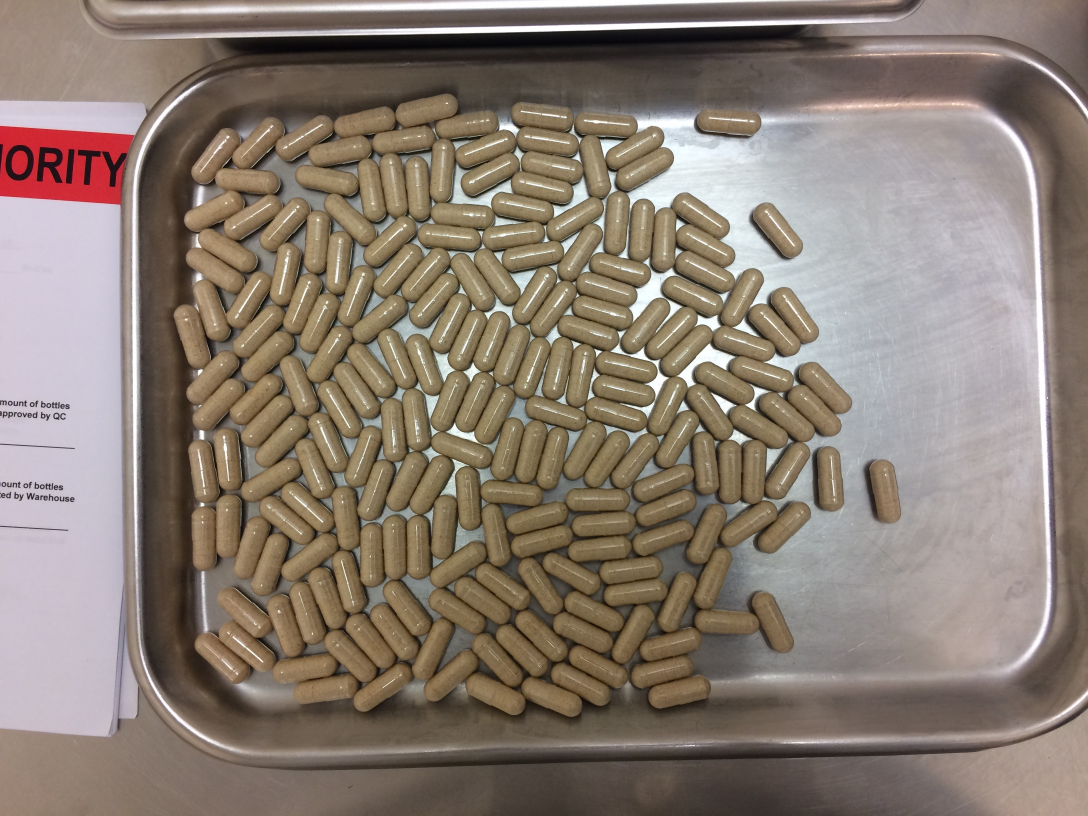
//> input picture tablet-counter/tablets3.jpg, 3264 x 2448 px (shown at 1/3 size)
$ ./tablet-counter   (built with g++ and OpenCV 4)
//> lines starting //> are read from the running program, lines starting //| are printed output that depends on the picture; after the words box and inside, x2 and y2 are one past the last pixel; in counts of white or black regions, pixels touching at a corner belong together
### tablet-counter/pch.h
#ifndef PCH_H
#define PCH_H

#include <iostream>

#include "opencv2/imgcodecs.hpp"
#include "opencv2/highgui.hpp"
#include "opencv2/imgproc.hpp"

#endif //PCH_H

### tablet-counter/tablet-counter.cpp
// tablet-counter.cpp : This file contains the 'main' function. Program execution begins and ends there.
//

#include "pch.h"
#include <iostream>

using namespace cv;
using namespace std;

//Global Variables------------------//
int shift_slider_max = 180;
int shift_slider = 0;
int shift_slider_old = shift_slider;

int hue_slider_max = 22;
int hue_slider_min = 13;

int satration_slider_max = 118;
int satration_slider_min = 68;

int value_slider_max = 182;
int value_slider_min = 119;

Mat src, tmp, hsv, mask;
RNG rng(12345);
//---------------------------------//

#define INPUT_FILE			"tablets3.jpg"
#define OUT_FOLDER_PATH		string("")

void on_trackbar(int, void*)
{
	if (shift_slider != shift_slider_old)
	{
		for (int i = 0; i < mask.rows; i++)
		{
			for (int j = 0; j < mask.cols; j++)
			{
				signed short h = hsv.at<Vec3b>(i, j)[0];
				signed short h_plus_shift = h;
				h_plus_shift += shift_slider - shift_slider_old;

				if (h_plus_shift < 0)
					h = 180 + h_plus_shift;
				else if (h_plus_shift > 180)
					h = h_plus_shift - 180;
				else
					h = h_plus_shift;

				hsv.at<Vec3b>(i, j)[0] = static_cast<unsigned char>(h);
			}
		}
		shift_slider_old = shift_slider;
	}

	Scalar COLOR_MIN = Scalar(hue_slider_min, satration_slider_min, value_slider_min);
	Scalar COLOR_MAX = Scalar(hue_slider_max, satration_slider_max, value_slider_max);

	inRange(hsv, COLOR_MIN, COLOR_MAX, mask);
	imshow("Ranged HSV", mask);
}

int main(int argc, char *argv[])
{
	src = imread(INPUT_FILE);
//> src is the input picture: 2448 rows x 3264 cols, CV_8UC3; mean B, G, R 114.1, 125, 138
	pyrDown(src, tmp);
	pyrDown(tmp, src);
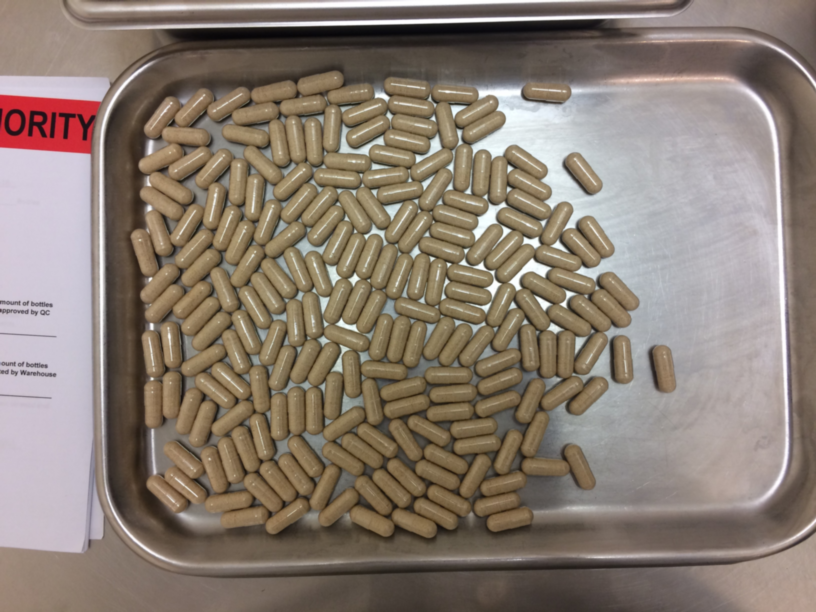
//> src: 612 rows x 816 cols, CV_8UC3; mean B, G, R 114.2, 125.1, 138

	cvtColor(src, hsv, COLOR_BGR2HSV);
//> hsv: 612 rows x 816 cols, CV_8UC3; mean H, S, V 43.4, 55.7, 139.2

	namedWindow("Ranged HSV");
	namedWindow("Original");
	namedWindow("Drawing");
	resizeWindow("Ranged HSV", src.size().width / 4, src.size().height / 4);
	resizeWindow("Original", src.size().width / 4, src.size().height / 4);
	resizeWindow("Drawing", src.size().width / 4, src.size().height / 4);

	createTrackbar("Hue shift", "Ranged HSV", &shift_slider, 180, on_trackbar);
	createTrackbar("Hue Min", "Ranged HSV", &hue_slider_min, 180, on_trackbar);
	createTrackbar("Hue Max", "Ranged HSV", &hue_slider_max, 180, on_trackbar);
	createTrackbar("Satration Min", "Ranged HSV", &satration_slider_min, 255, on_trackbar);
	createTrackbar("Satration Max", "Ranged HSV", &satration_slider_max, 255, on_trackbar);
	createTrackbar("Value Min", "Ranged HSV", &value_slider_min, 255, on_trackbar);
	createTrackbar("Value Max", "Ranged HSV", &value_slider_max, 255, on_trackbar);

	imshow("Original", src);

	on_trackbar(0, nullptr);
//> in on_trackbar, `inRange(hsv, COLOR_MIN, COLOR_MAX, mask);`:
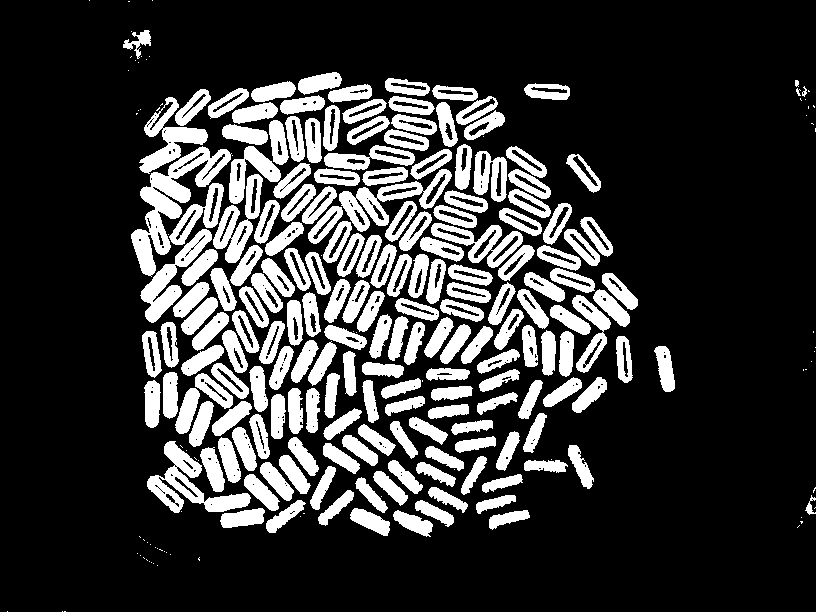
//> mask: 612 rows x 816 cols, CV_8UC1; 21.9% white; 259 white regions (75 under 20 px)

	vector<pair<double, double>> m;
	double medianLength;
	double medianArea;

	int time = 0;
	while (1)
	{
		waitKey();
		m.clear();

		printf("----------------------\n");
		printf("Hue (%d, %d)\n", hue_slider_min, hue_slider_max);
		printf("Satration (%d, %d)\n", satration_slider_min, satration_slider_max);
		printf("Value: (%d, %d)\n", value_slider_min, value_slider_max);

		vector<vector<Point>> contours;
		vector<Vec4i> hierarchy;
		findContours(mask, contours, hierarchy, RETR_EXTERNAL, CHAIN_APPROX_NONE); //RETR_TREE
//> contours = 259 contours, 78 with area under 20; largest, box (x1, y1, x2, y2) and area: (131, 146, 232, 277) 3774, (147, 441, 251, 513) 2440, (339, 169, 452, 232) 2320, (140, 229, 212, 323) 1832, (139, 97, 208, 174) 1775

		int count = 0;
		Mat drawing = Mat::zeros(src.size(), CV_8UC3);
		for (size_t i = 0; i < contours.size(); i++)
		{
			Scalar color = Scalar(rng.uniform(0, 255), rng.uniform(0, 255), rng.uniform(0, 255));
			double length = arcLength(contours[i], 0);
			double area = contourArea(contours[i], 0);
			if (area / length > 1.5)
			{
				drawContours(drawing, contours, (int)i, color, 2, 8, hierarchy, 0, Point());
				drawContours(src, contours, (int)i, color, 2, 8, hierarchy, 0, Point());
				m.push_back(make_pair(length, area));
				count++;
			}
		}
//> this loop made 259 passes
//> (length, area) on passes 29, 30, 31, 32, 34, 35, 37, 38, 39, 41, 42, 43: (106, 375.5), (115.8, 499.5), (111, 558.5), (114.1, 585), (110.2, 409.5), (118.9, 459), (62.36, 58.5), (104.6, 326), (112.6, 404.5), (118.3, 356.5), (105.1, 383.5), (107.1, 334)
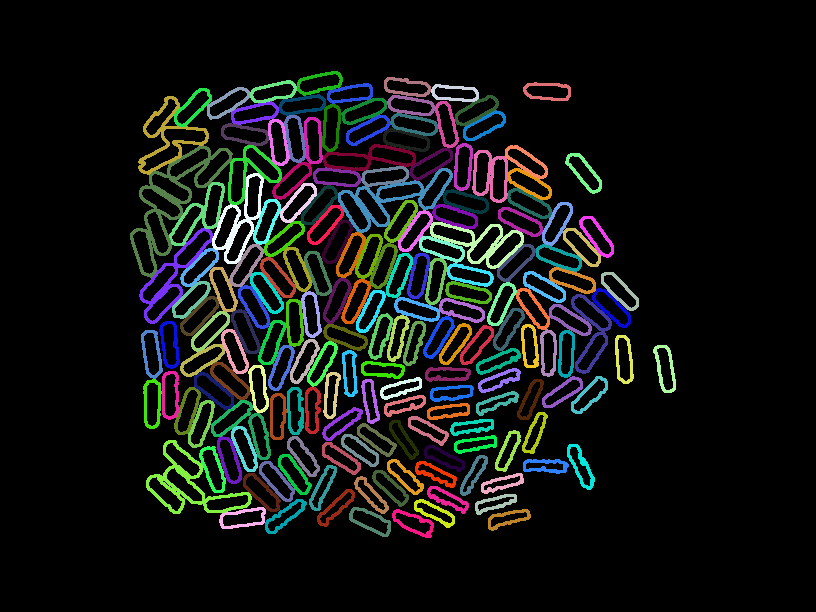
//> drawing: 612 rows x 816 cols, CV_8UC3; mean B, G, R 18.8, 20.2, 17.8
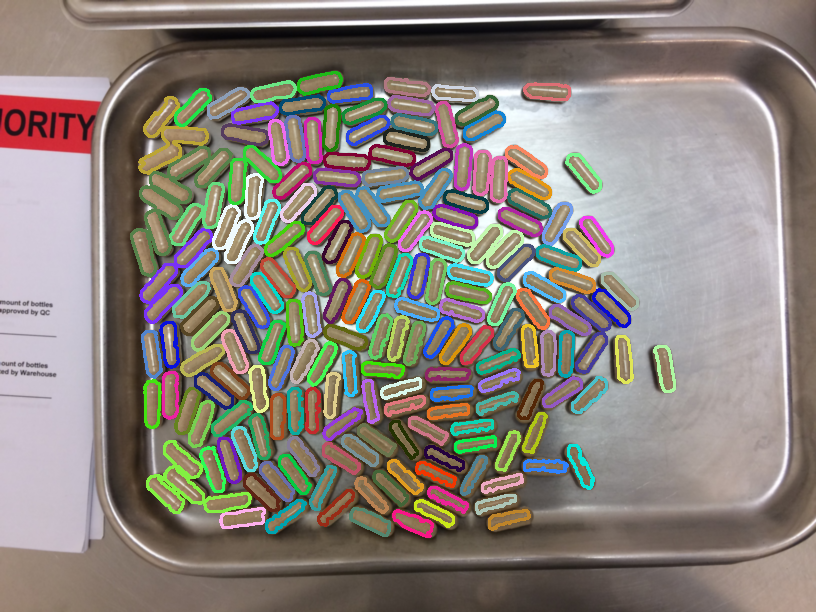
//> src: 612 rows x 816 cols, CV_8UC3; 14.65% of pixels changed, all inside (x1, y1, x2, y2) = (130, 71, 676, 538)
//> after the loop, m = 179 pairs, first 12: [106, 375.5], [115.8, 499.5], [111, 558.5], [114.1, 585], [110.2, 409.5], [118.9, 459], [104.6, 326], [112.6, 404.5], [118.3, 356.5], [105, 383.5], [107.1, 334], [110.8, 565.5]; count = 179

		if (!m.empty())
		{
			sort(m.begin(), m.end());
//> m = 179 pairs, first 12: [100, 366], [101.4, 377], [102.3, 415], [102.4, 373.5], [102.4, 376.5], [103.3, 404.5], [103.5, 384.5], [103.8, 470.5], [104, 463.5], [104, 421], [104.6, 326], [105, 383.5]
			if (count % 2 == 0)
			{
				medianLength = (m[m.size() / 2 - 1].first + m[m.size() / 2].first) / 2;
				medianArea = (m[m.size() / 2 - 1].second + m[m.size() / 2].second) / 2;
			}
			else
			{
				medianLength = m[m.size() / 2].first;
//> medianLength = 111.5
				medianArea = m[m.size() / 2].second;
//> medianArea = 570.5
			}
			printf("median: (%f, %f)\n", medianLength, medianArea);
//| median: (111.526911, 570.500000)
		}

		int i = 0;
		double medLengthCount = 0;
		double medAreaCount = 0;
		for (auto t = m.begin(); t != m.end(); t++)
		{
			double l = (*t).first / medianLength;
			l = (l < 1 ? 1 : round(l));
			double a = (*t).second / medianArea;
			a = (a < 1 ? 1 : round(a));

			printf("%d: (%f, %f) -> (%f, %f)\n", ++i, (*t).first, (*t).second, l, a);
			medLengthCount += l;
			medAreaCount += a;
		}
//> this loop made 179 passes
//| 1: (100.053823, 366.000000) -> (1.000000, 1.000000)
//| 2: (101.426406, 377.000000) -> (1.000000, 1.000000)
//| 3: (102.325901, 415.000000) -> (1.000000, 1.000000)
//| 4: (102.355338, 373.500000) -> (1.000000, 1.000000)
//| 5: (102.355338, 376.500000) -> (1.000000, 1.000000)
//| 6: (103.325901, 404.500000) -> (1.000000, 1.000000)
//| 7: (103.526911, 384.500000) -> (1.000000, 1.000000)
//| 8: (103.811182, 470.500000) -> (1.000000, 1.000000)
//> (output is shown up to pass 8 of 179)
//> after the loop, i = 179; medLengthCount = 203; medAreaCount = 204

		printf("Count: %d\n", count);
//| Count: 179
		printf("Median Length Count: %f\n", medLengthCount);
//| Median Length Count: 203.000000
		imshow("Drawing", drawing);
		imshow("Original", src);
	}

	destroyAllWindows();
	return 0;
}
